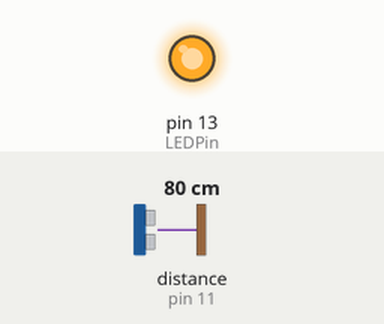
The sketch below on a simulated Arduino Uno, built with avr-gcc and run on an emulated ATmega328P. Shown: output pins drawn as LEDs (lit = HIGH). Wiring (inferred from the names in the program): ultrasonic range finder: trigger pin 12; echo pin 11. The test bench sets the inputs (shaded band); at power-on: distance to the obstacle (sensor on pin 11) 80 cm. The echo pulse lasts 58.3 µs per cm; pins used as bus, display or sensor lines are not drawn; what the sketch prints to the serial monitor is not drawn.

Above: at 1.2 s.
1.3 s: distance to the obstacle (sensor on pin 11) set to 33 cm
2.8 s: distance to the obstacle (sensor on pin 11) set to 28 cm
At 3.1 s:
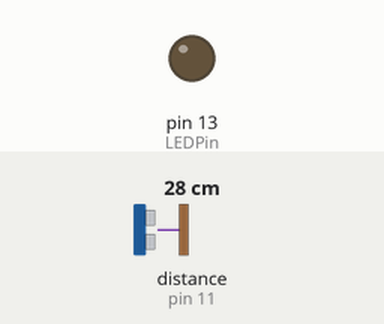
4.3 s: distance to the obstacle (sensor on pin 11) set to 35 cm
At 5.4 s:
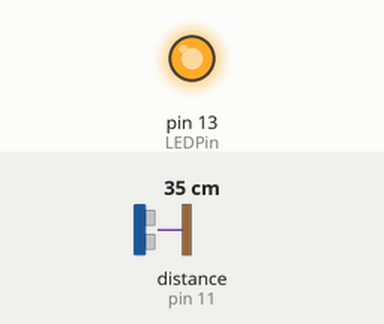
5.8 s: distance to the obstacle (sensor on pin 11) set to 2 cm
At 6.2 s:
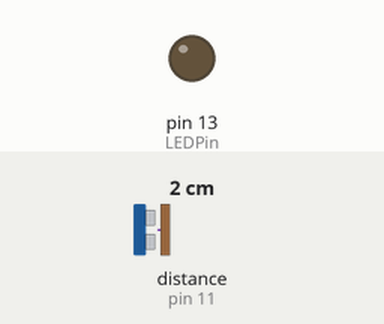
Timing chart, 0 to 8.3 s (numbered marks = the images above; inputs shaded):
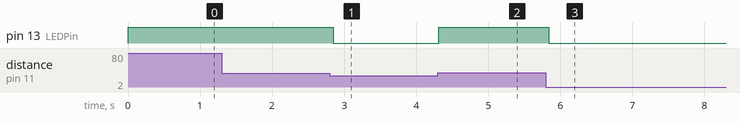

The sketch:

ultrasonic-sensor-MAX.ino
```cpp
#define echoPin 11 // The number of the digital pin connected to the echo input
#define trigPin 12 // The number of the digital pin connected to the trigger output
#define LEDPin 13 // This enables the LED feedback for testing

int maximumRange = 30; // The max distance observed from the sensor
int minimumRange = 0;
long duration, distance; //duration used to calculate distance

void setup() {
  Serial.begin(9600); //starts the serial communication via USB
  pinMode(trigPin, OUTPUT);
  pinMode(echoPin, INPUT);
  pinMode(LEDPin, OUTPUT); //board LED for testing

}

void loop() {

  digitalWrite(trigPin, LOW);
  delayMicroseconds(2); // pulse off

  digitalWrite(trigPin, HIGH);
  delayMicroseconds(10); // pulse for 10 microseconds

  digitalWrite(trigPin, LOW);
  duration = pulseIn(echoPin, HIGH); // echo pin listens / receives

  // from that data calculate distance in CentiMeters based on Speed of Sound
  distance = duration / 58.2;

// error handling
  if (distance >= maximumRange || distance <= minimumRange) {
    Serial.println("40"); //if nothing observed ouput -1
    digitalWrite(LEDPin, HIGH); // LED will be on
  } else {
    Serial.println(40); // prints the distance in CM
    digitalWrite(LEDPin, LOW); // LED will be off if object detected
  }

  delay(50); // good practice not to overload the serial port

}
```

Measured:
- the behaviour switches between 31 and 30 cm on distance to the obstacle (sensor on pin 11) (found by bisection; images 0 and 1)
- after the input at 1.3 s, every drawn part: stays the same
- after the input at 2.8 s, pin 13 (LEDPin): HIGH → LOW after 0.05 s
- after the input at 4.3 s, pin 13 (LEDPin): LOW → HIGH at once
- after the input at 5.8 s, pin 13 (LEDPin): HIGH → LOW at once
